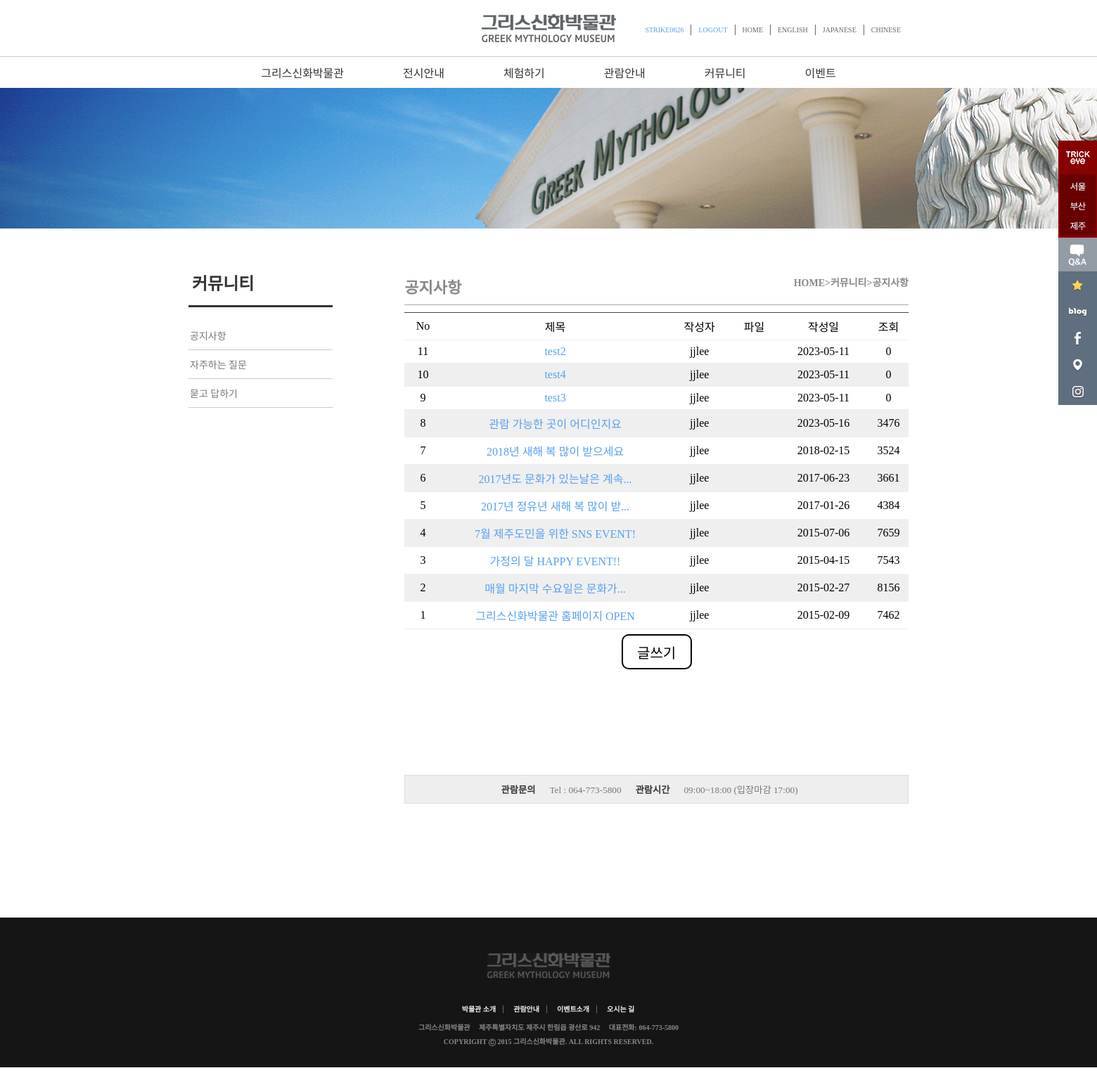
/Community/Notice.php (signed in), run on the app's committed database.
### tables this page shows
CREATE TABLE `board_notice` (
  `num` int(11) NOT NULL,
  `id` char(15) NOT NULL,
  `name` char(15) NOT NULL,
  `subject` char(200) NOT NULL,
  `content` text NOT NULL,
  `regist_day` char(20) NOT NULL,
  `hit` int(11) NOT NULL,
  `file_name` char(40) DEFAULT NULL,
  `file_type` char(40) DEFAULT NULL,
  `file_copied` char(40) DEFAULT NULL
);

### Community/Notice.php (the view, shortened to what this page needs)
<!DOCTYPE html>
<html lang="kor">
<head>
    <link rel="stylesheet" href="../css/common.css?ver=1">
    <link rel="stylesheet" href="../css/subpage_common.css?ver=1">
    <link rel="stylesheet" href="../css/community.css?ver=1">
    <link rel="stylesheet" href="../css/notice.css?ver=1">
    <?php
                $con = mysqli_connect("localhost", "user1", "12345", "sample");
                $query = "select * from board_notice order by num desc";
                $result = mysqli_query($con, $query);
                $total = mysqli_num_rows($result);
    ?>
</head>
<body>
    <div id="wrap">
        <header>
            <?php include "../header.php"  ?>
        </header>
        <section id="slider">
           <img src="../img/aboutus/sub_visual_bg.jpg" alt="">
        </section>
        <div id="sub_main">
            <aside id="left_menu">
            </aside>
            <section id="sub_contents">
            <h3>공지사항<span>HOME>커뮤니티>공지사항</span></h3>
            <table align=center>
            <thead align="center">
                <tr>
                    <td width="50" align="center">No</td>
                    <td width="460" align="center">제목</td>
                    <td width="100" align="center">작성자</td>
                    <td width="80" align="center">파일</td>
                    <td width="160" align="center">작성일</td>
                    <td width="50" align="center">조회</td>
                </tr>
            </thead>
            <tbody>
                <?php
                    while ($rows = mysqli_fetch_assoc($result))
                    {
                        if ($total % 2 == 0)
                        {
                            ?>
                            <tr class="even">
                            <?php
                        }
                else
                {
                    ?>
                    <tr>
                    <?php
                }
                    ?>
                <td width="50" align="center"><?php echo $total ?></td>
                <td width="460" align="center">
                    <a href="board_view.php?num=<?php echo $rows['num'] ?>">
                    <?php echo $rows['subject'] ?>
                </td>
                <td width="100" align="center"><?php echo $rows['id'] ?></td>
                <td width="80" align="center"><?php echo $rows['file_type'] ?></td>
                <td width="160" align="center"><?php echo $rows['regist_day'] ?></td>
                <td width="50" align="center"><?php echo $rows['hit'] ?></td>
                </tr>
                <?php
                $total--;
                }
                ?>
            </tbody>
            </table>
            <div class=text>
                <button class="read_btn1" onclick="location.href='write_form.php'">글쓰기</button>
            </div>
            <article id="sub_contact">
                <div>
                    <h5>관람문의<span>Tel : 064-773-5800</span>관람시간<span>09:00~18:00 (입장마감 17:00)</span></h5>
                </div>
            </article>
        </section>
        </div>
        <footer>
        </footer>
 </div>
</body>
</html>

### css/common.css (style rules this page uses)
* { margin:0; padding:0; list-style: none; text-decoration: none; scroll-behavior: smooth; }
#wrap { width:100%; }
header { width:100%; }
footer { margin:60px 0 40px 0; width:100%; background-color: #151515; }
footer #foot { margin:0 auto; width:100%; overflow: hidden; text-align: center; padding: 20px 0; }
footer #foot img { margin: 30px; }
footer #foot ul { margin: 0 auto; }
footer #foot #foot_menu li { display: inline; padding:0; margin:0; }
footer #foot #foot_menu li a { margin: 0; padding: 0 10px; border-right: 1px solid #666; }
footer #foot #foot_menu li:last-child a { border-right: 1px solid #151515; }
footer #foot #foot_menu li a { text-decoration: none; font-size: 10px; font-weight: bold; color: #F2F2F2; }
footer #foot #contact { clear: both; margin:10px 0; }
footer #foot #contact li { font-size:10px; font-weight: bold; margin:5px 0; color: #888; }
footer #foot #contact li span { margin: 0 10px; }

### css/subpage_common.css (style rules this page uses)
#sub_main { width: 1024px; margin: 20px auto; overflow: hidden; }
#sub_main #left_menu { width:20%; float: left; }
#sub_main #left_menu nav h2 { margin:20px 0; padding: 15px 5px; border-bottom: 3px solid #333; color:#333; }
#sub_main #left_menu nav ul li { padding: 10px 2px; border-bottom: 1px solid #ccc; }
#sub_main #left_menu nav ul li a { text-decoration: none; color:#777; font-size: 14px; }
#sub_main #sub_contents { margin:20px 0; padding: 2px 0; width:70%; float: right; }
#sub_main #sub_contents h3 { font-size: 22px; color: #888; padding: 10px 0; margin:10px 0; border-bottom: 1px solid #aaa; }
#sub_main #sub_contents h3 span { font-size: 14px; float:right; }
#sub_main #sub_contents article { width:100%; }

### css/community.css (style rules this page uses)
#sub_main #sub_contact div { padding: 10px 0; border: 1px solid #ddd; background-color: #eee; margin: 150px 0 80px 0; }
#sub_main #sub_contact div h5 { width: 75%; margin: 0 auto; text-align: center; color: #333; }
#sub_main #sub_contact div h5 span { padding: 0 20px; font-weight: normal; color: #777; }

### css/notice.css (style rules this page uses)
table { border-top: 0.5px solid #444444; border-collapse: collapse; }
tr { border-bottom: 0.5px solid #444444; padding: 7px; }
td { border-bottom: 0.5px solid #efefef; padding: 7px; }
table .even { background: #efefef; }
.text { text-align: center; padding-top: 7px; color: #000000 }
.read_btn1 { height: 50px; width: 100px; font-size: 20px; text-align: center; background-color: white; border: 2px solid black; border-radius: 10px; }

### data on the page
board_notice: subject "test2", id "jjlee", regist_day "2023-05-11", hit "0"
board_notice: subject "test4", id "jjlee", regist_day "2023-05-11", hit "0"
board_notice: subject "test3", id "jjlee", regist_day "2023-05-11", hit "0"
board_notice: subject "관람 가능한 곳이 어디인지요", id "jjlee", regist_day "2023-05-16", hit "3476"
board_notice: subject "2018년 새해 복 많이 받으세요", id "jjlee", regist_day "2018-02-15", hit "3524"
board_notice: subject "2017년도 문화가 있는날은 계속...", id "jjlee", regist_day "2017-06-23", hit "3661"
board_notice: subject "2017년 정유년 새해 복 많이 받...", id "jjlee", regist_day "2017-01-26", hit "4384"
board_notice: subject "7월 제주도민을 위한 SNS EVENT!", id "jjlee", regist_day "2015-07-06", hit "7659"
board_notice: subject "가정의 달 HAPPY EVENT!!", id "jjlee", regist_day "2015-04-15", hit "7543"
board_notice: subject "매월 마지막 수요일은 문화가...", id "jjlee", regist_day "2015-02-27", hit "8156"
board_notice: subject "그리스신화박물관 홈페이지 OPEN", id "jjlee", regist_day "2015-02-09", hit "7462"

### other printed values
$userid "STRIKE0626"
